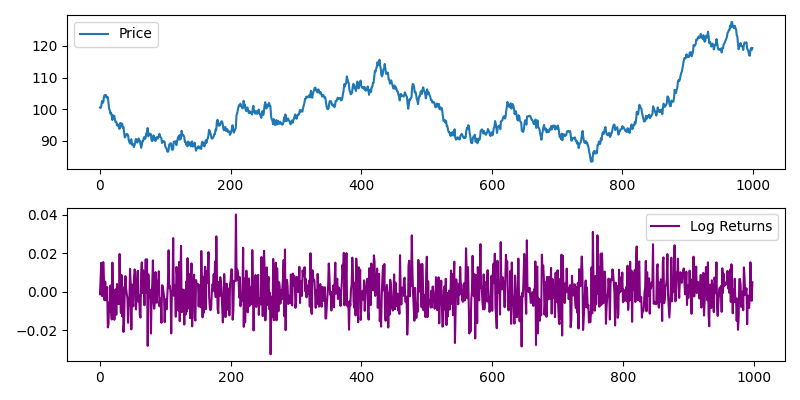

This chart was generated by the following Python code:
import numpy as np
import pandas as pd
import matplotlib.pyplot as plt

#1.模拟价格序列
np.random.seed(42)
n = 1000
price = 100 + np.cumsum(np.random.normal(0, 1, n))  # 正态分布随机游走

#2.计算对数收益率
returns = np.diff(np.log(price))

#3.计算累计收益率
cumulative_returns = np.cumsum(returns) # 累积对数收益率

#4.pandas处理数据
df = pd.DataFrame({
    "Price": price[1:],  # 对应returns
    "Log Returns": returns
})
print(df.head())

#4.保存到csv
df.to_csv("day01_stock_return_data.csv", index=False)

#5.可视化
plt.figure(figsize=(8,4))
plt.subplot(2,1,1)
plt.plot(price, label="Price")
plt.legend()

plt.subplot(2,1,2)
plt.plot(returns, label="Log Returns", color="purple")
plt.legend()

plt.tight_layout()
plt.savefig("day01_stock_return.png")
plt.show()
